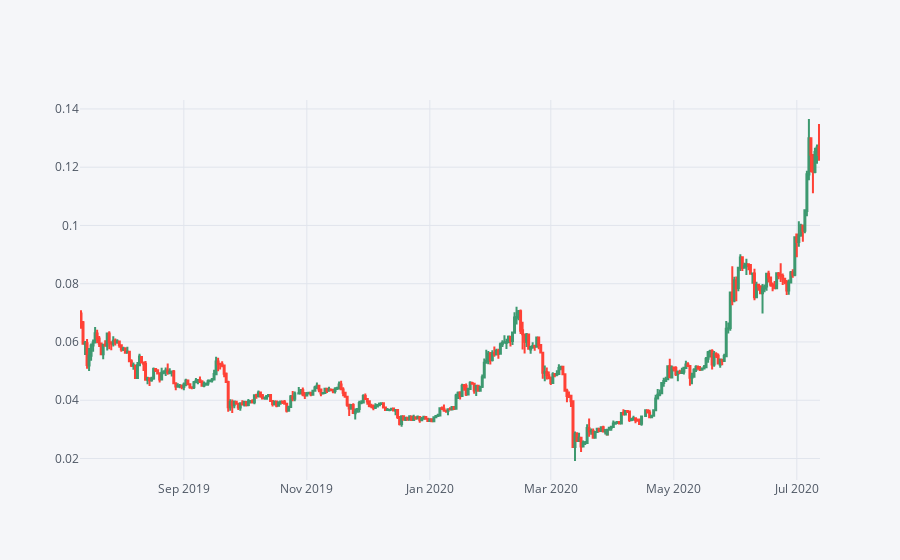

Notebook cell for this chart:
### Code cell
#Candle stick Graph
df0 = df[['Open','High','Low','Close']].loc['2019-07-12':'2020-07-12']
df0.iplot(kind='candle')

### Figure 1 — Plotly figure (JSON) as saved in the notebook; plotly's stock layout.template omitted (floating-point values rounded to 4 significant figures; data arrays with more than 128 entries replaced by an {"elided": "..."} marker saying what was removed)
{"data": [{"close": {"elided": "366 float values"}, "high": {"elided": "366 float values"}, "low": {"elided": "366 float values"}, "open": {"elided": "366 float values"}, "showlegend": false, "type": "candlestick", "x": {"elided": "366 str values"}, "yaxis": "y2"}], "layout": {"legend": {"bgcolor": "#F5F6F9", "font": {"color": "#4D5663"}}, "paper_bgcolor": "#F5F6F9", "plot_bgcolor": "#F5F6F9", "title": {"font": {"color": "#4D5663"}}, "xaxis": {"gridcolor": "#E1E5ED", "rangeslider": {"visible": false}, "showgrid": true, "tickfont": {"color": "#4D5663"}, "title": {"font": {"color": "#4D5663"}, "text": ""}, "zerolinecolor": "#E1E5ED"}, "yaxis": {"gridcolor": "#E1E5ED", "showgrid": true, "showticklabels": false, "tickfont": {"color": "#4D5663"}, "title": {"font": {"color": "#4D5663"}, "text": ""}, "zerolinecolor": "#E1E5ED"}, "yaxis2": {"gridcolor": "#E1E5ED", "showgrid": true, "tickfont": {"color": "#4D5663"}, "title": {"font": {"color": "#4D5663"}, "text": ""}, "zerolinecolor": "#E1E5ED"}}}
